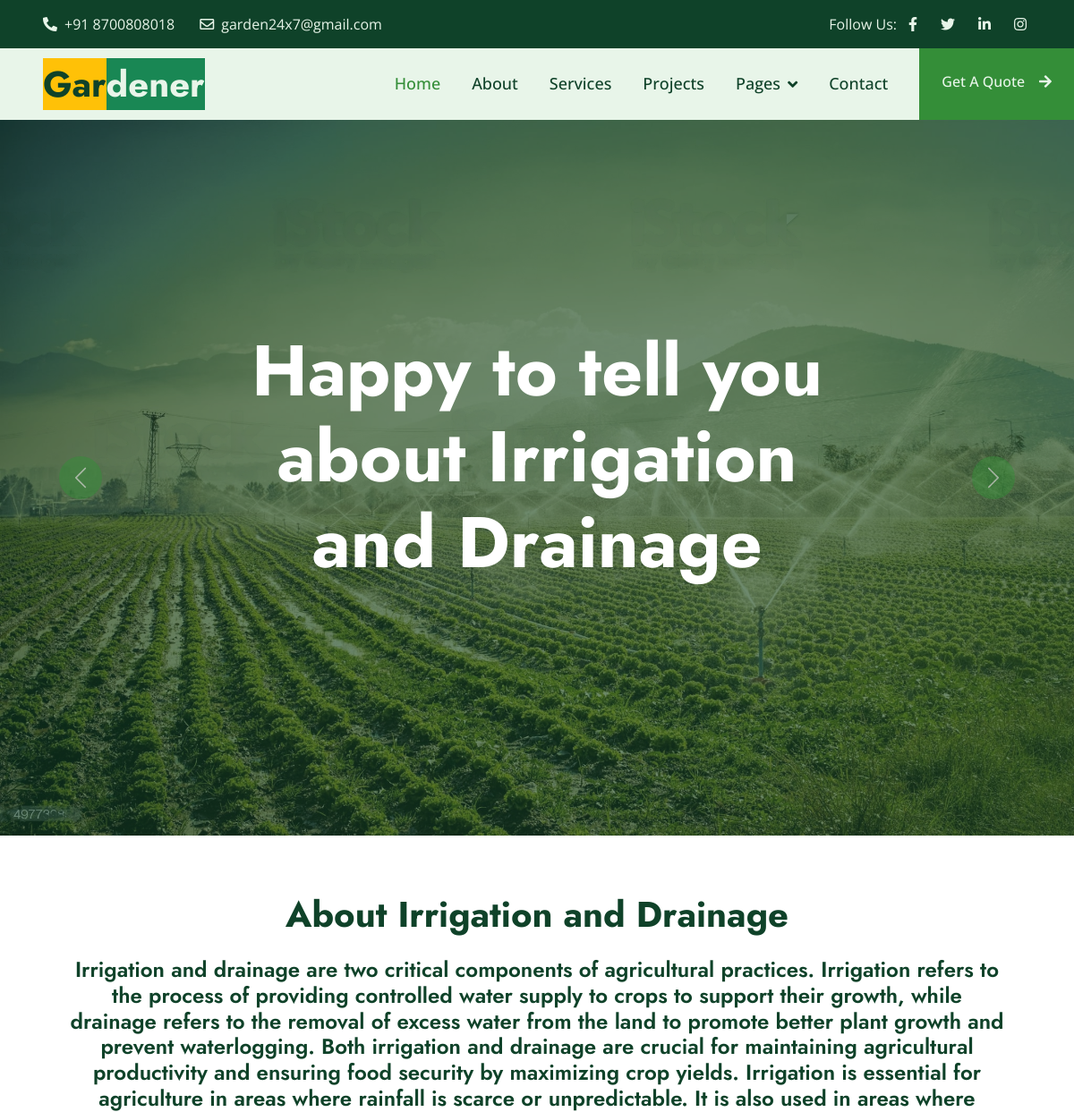
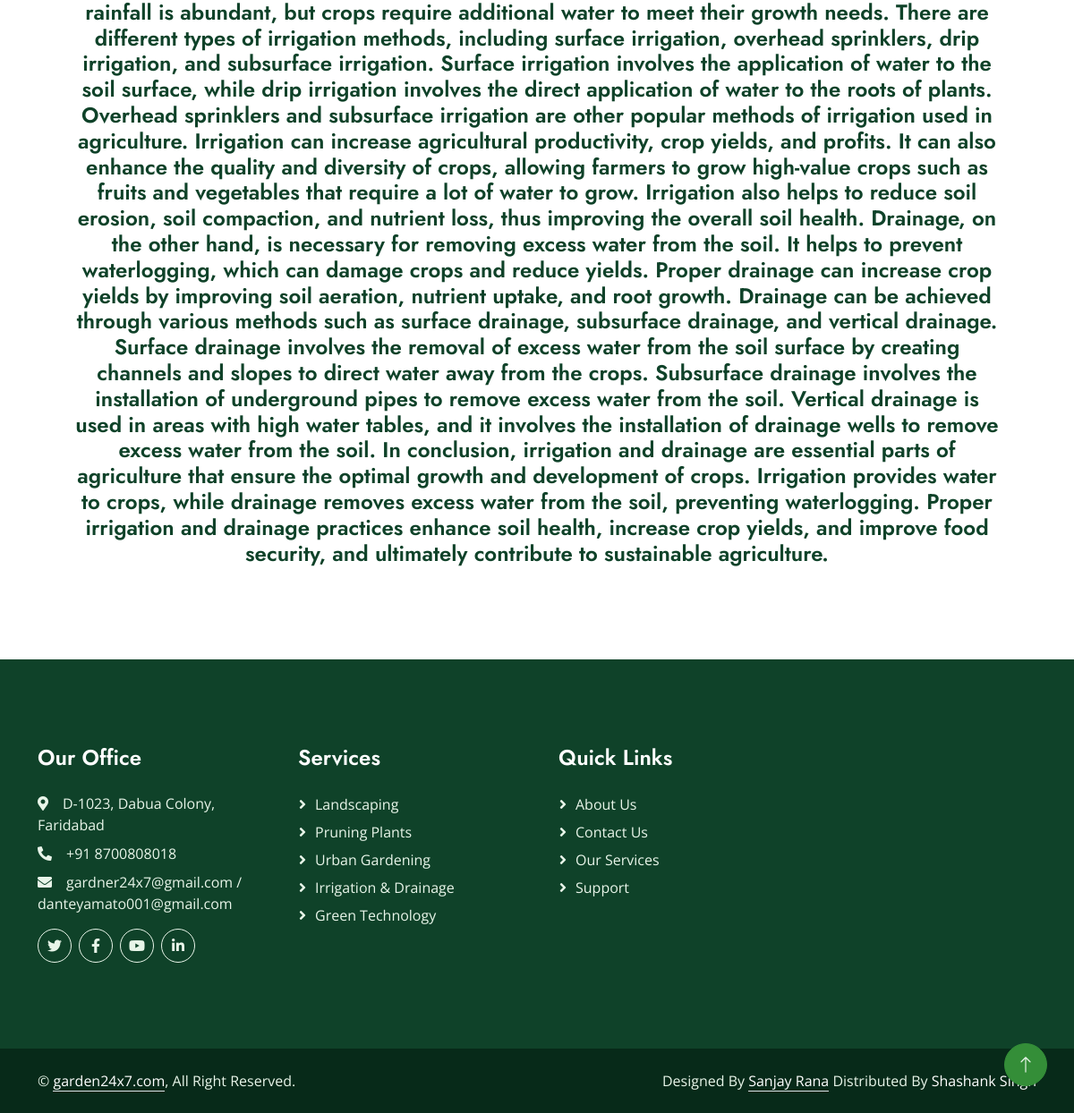
The page /descriptions/3/ on the database its author committed (2 pictures, top to bottom).
### Mainapp/models.py (models this page shows, shortened)
class services(models.Model):
     id= models.AutoField(primary_key=True)
     name= models.CharField(max_length= 50)
     description = models.TextField(max_length=1000)
     description2 = models.TextField(default=None,blank=True,null=True)
     picture1= models.ImageField(upload_to="service_images")
     picture3= models.ImageField(upload_to="service_images",default=None,blank=True,null=True)
     picture4= models.ImageField(upload_to="service_images",default=None,blank=True,null=True)
     picture5= models.ImageField(upload_to="service_images",default=None,blank=True,null=True)
     picture6= models.ImageField(upload_to="service_images",default=None,blank=True,null=True)
     picture2= models.ImageField(upload_to="service_images",default=None,blank=True,null=True)

### Mainapp/views.py (the view)
# urls.py: path("descriptions/<int:num>/",Mainapp.descriptionpage)
def descriptionpage(request,num):
   data = services.objects.get(id=num)
   return render(request,"description.html",{"data":data})

### Mainapp/templates/description.html (shortened to what this page needs)
{% extends "index.html" %}
{% block body %}
<div class="container-fluid p-0 wow fadeIn" data-wow-delay="0.1s">
    <div id="header-carousel" class="carousel slide" data-bs-ride="carousel">
        <div class="carousel-inner">
            <div class="carousel-item active">
                <img class="w-100" src="{{data.picture1.url}}" alt="Image" height="800px">
                <div class="carousel-caption">
                    <div class="container">
                        <div class="row justify-content-center">
                            <div class="col-lg-8">
                                <h1 class="display-1 text-white mb-5 animated slideInDown">Happy to tell you about {{data.name}}</h1>
                            </div>
                        </div>
                    </div>
                </div>
            </div>
        </div>
        <button class="carousel-control-prev" type="button" data-bs-target="#header-carousel"
            data-bs-slide="prev">
            <span class="carousel-control-prev-icon" aria-hidden="true"></span>
        </button>
        <button class="carousel-control-next" type="button" data-bs-target="#header-carousel"
            data-bs-slide="next">
            <span class="carousel-control-next-icon" aria-hidden="true"></span>
        </button>
    </div>
</div>
  <div class="container p-5">
    <h1 class="text-center p-3">About {{data.name}}</h1>
    <h4 class="text-center">{{data.description2}}</h4>
  </div>
{% endblock body %}

### Mainapp/static/css/style.css (style rules this page uses)
:root { --primary: #348E38; --secondary: #525368; --light: #E8F5E9; --dark: #0F4229; }
h1, .h1, h2, .h2, .fw-bold { font-weight: 700 !important; }
h3, .h3, h4, .h4, .fw-medium { font-weight: 600 !important; }
.carousel-caption { top: 0; left: 0; right: 0; bottom: 0; display: flex; align-items: center; justify-content: center; text-align: center; background: rgba(15, 66, 41, .6); z-index: 1; }
.carousel-control-prev, .carousel-control-next { width: 15%; }
.carousel-control-prev-icon, .carousel-control-next-icon { width: 3rem; height: 3rem; border-radius: 3rem; background-color: var(--primary); border: 10px solid var(--primary); }

### rows shown on the page
services: picture1 (picture), name "Irrigation and Drainage", description2 "Irrigation and drainage are two critical components of agricultural practices. Irrigation refers to the process of providing controlled water supply to crops to support their growth, while drainage refers to the removal of excess water from the land to promote better plant growth and prevent waterlogging. Both irrigation and drainage are crucial for maintaining agricultural productivity and ensuring food security by maximizing crop yields. Irrigation is essential for agriculture in areas where rainfall is scarce or unpredictable. It is also used in areas where rainfall is abundant, but crops require additional water to meet their growth needs. There are different types of irrigation…"
